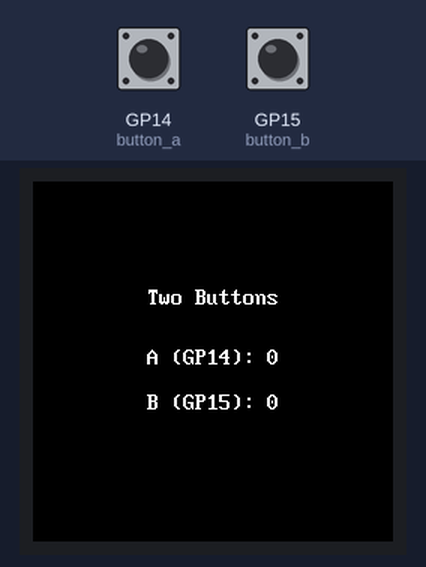
This program was run on a simulated Raspberry Pi Pico running MicroPython. Shown: 240×240 colour display. The inputs (shaded band) are chosen by the test bench; at power-on: GP14 (button_a) HIGH, GP15 (button_b) HIGH. Library files of the repository ran but are not shown: vga1_8x16.py, vga1_bold_16x32.py.

Above: at 1.4 s.
1.5 s: GP14 (button_a) pulled LOW for 0.15 s
3.1 s: GP15 (button_b) pulled LOW for 0.15 s
At 3.9 s:
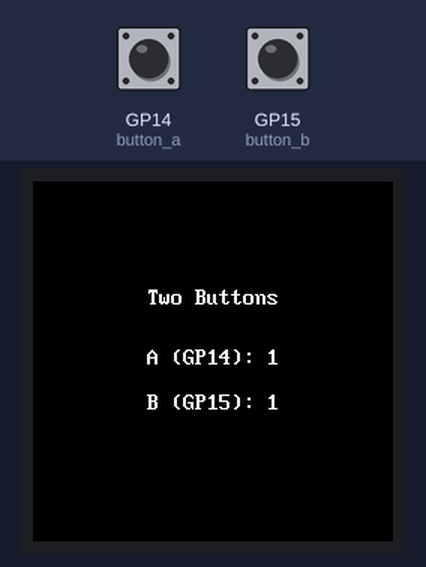
4.7 s: GP14 (button_a) pulled LOW for 1 s
7.2 s: GP15 (button_b) pulled LOW for 1 s
At 7.9 s:
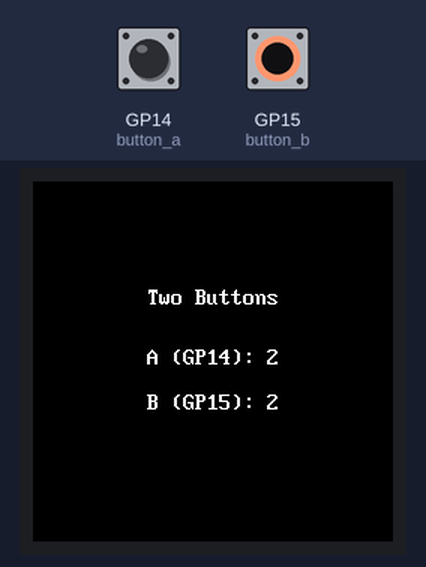
Timing chart, 0 to 10.2 s (numbered marks = the images above; inputs shaded):
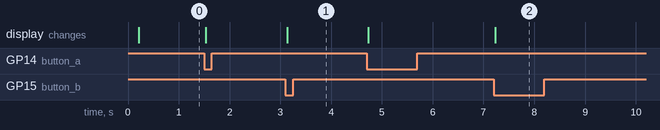

The program:

17-buttons.py
```python
# Lab 17: Reading Two Buttons
# Both buttons on this kit are wired the same way as the single button in
# the Blinking lab: PULL_UP inputs that read 1 when idle and 0 when
# pressed, because the other leg of each button goes to GND. This lab
# reads them independently and shows a running count for each.
#
# Text lines are centered rather than left-aligned at x=4. On a round
# screen a left margin is not a straight line -- how far in the text has
# to start depends on how far down the screen it is.

import config
from utime import sleep

display = config.init_display()
button_a, button_b = config.init_buttons()

WHITE = config.WHITE
BLACK = config.BLACK
FONT = config.SMALL_FONT
FONT_WIDTH = FONT.WIDTH
FONT_HEIGHT = FONT.HEIGHT
HALF_WIDTH = config.WIDTH // 2

TITLE_Y = 70
A_ROW_Y = 110
B_ROW_Y = 140


def centered(string, y):
    x = HALF_WIDTH - (len(string) * FONT_WIDTH) // 2
    # Erase the whole strip first, so a shorter number does not leave a
    # digit from the longer one behind it.
    display.fill_rect(0, y, config.WIDTH, FONT_HEIGHT, BLACK)
    display.text(FONT, string, x, y, WHITE, BLACK)


def pressed(button):
    if button.value() == 1:
        return False
    sleep(0.02)              # debounce: let the contacts settle
    return button.value() == 0


def wait_for_release(button):
    while button.value() == 0:
        sleep(0.01)


def show_counts(a_count, b_count):
    centered("A (GP14): " + str(a_count), A_ROW_Y)
    centered("B (GP15): " + str(b_count), B_ROW_Y)


display.fill(BLACK)
centered("Two Buttons", TITLE_Y)

a_count = 0
b_count = 0
show_counts(a_count, b_count)

while True:
    if pressed(button_a):
        a_count += 1
        show_counts(a_count, b_count)
        wait_for_release(button_a)

    if pressed(button_b):
        b_count += 1
        show_counts(a_count, b_count)
        wait_for_release(button_b)

    sleep(0.01)

# Things to try:
#
# 1. Take the fill_rect() out of centered() and count past 9. The 1 from
#    "10" sits on top of the old digit, because nothing erased it. On a
#    display with no frame buffer, text does not replace -- it overprints.
#
# 2. The driver's text() takes a background color, and it really does
#    paint that background behind each character. Try passing WHITE as
#    the background for one row to see it.
```

config.py
```python
# Hardware configuration for the Smartwatch (GC9A01) kit.
# Every numbered lab in this folder imports this file instead of repeating
# pin numbers, so the whole kit only needs to be described in one place.
#
# The display is a 240x240 round IPS LCD driven by a GC9A01 controller over
# SPI. Three things about it are different from the OLED kit, and every
# other difference in this folder follows from these:
#
#   1. IT IS ROUND. The driver still addresses a 240x240 square of pixels,
#      but the bezel hides the corners. Anything outside the circle is
#      drawn, paid for, and never seen. See SAFE_RADIUS below.
#   2. IT IS COLOR. A pixel is a 16-bit RGB565 number, not a 0 or a 1.
#      WHITE is 0xFFFF and BLACK is 0x0000, which is why this kit's faces
#      still look like the OLED kit's faces.
#   3. THERE IS NO FRAME BUFFER. The SSD1306 driver kept the whole screen
#      in RAM and shipped it to the glass when you called show(). This
#      driver has no RAM to spare for 115,200 bytes, so every drawing call
#      goes straight down the wire. There is no show() in this kit. What
#      you draw appears immediately -- and costs immediately.

from machine import Pin, SPI
import gc9a01
from gc9a01 import color565

WIDTH = 240
HEIGHT = 240

# --------------------------------------------------------------------
# WHICH BOARD?
#
# Set BOARD to match what is on your desk. Everything below this line
# follows from it, and nothing else in the kit needs to change.
#
#   "pico"      Raspberry Pi Pico wired to a bare GC9A01 module.
#               This is the kit's default and the wiring that has been
#               CONFIRMED WORKING on real hardware.
#
#   "waveshare" Waveshare RP2040-LCD-1.28 -- an RP2040 with the round
#               display soldered on. Pin numbers taken from the board's
#               documentation; not yet run here.
#
BOARD = "pico"

if BOARD == "pico":
    # Pico + bare GC9A01 module, on SPI0.
    #
    # These are deliberately the same five pins the OLED kit uses, in the
    # same order down the breadboard rail, so a student who has already
    # built the OLED kit can swap the display and keep their wiring
    # habits. Only the last three change meaning: the OLED's RES/DC/CS on
    # 4/5/6 become the GC9A01's DC/CS/RST.
    #
    #   Module pin   Pico pin
    #   ----------   --------
    #   SCL / CLK    GP2
    #   SDA / MOSI   GP3
    #   DC           GP4
    #   CS           GP5
    #   RST          GP6
    #   VCC          3V3
    #   GND          GND
    #   BL           3V3 (tied on, see BL_PIN below)
    SPI_ID = 0
    SCK_PIN = 2
    MOSI_PIN = 3
    DC_PIN = 4
    CS_PIN = 5
    RES_PIN = 6

    # Most bare GC9A01 modules have their backlight permanently on -- the
    # BL pad is tied to 3V3 on the board, or you wired it there yourself.
    # Nothing in software can dim it, so BL_PIN is None and
    # set_backlight() below quietly does nothing.
    #
    # Want software control? Move the module's BL wire off 3V3 and onto a
    # free GPIO, then set BL_PIN to that pin number.
    BL_PIN = None

    # GP25 is the onboard LED on a Raspberry Pi Pico. Lab 00 blinks it.
    LED_PIN = 25

else:
    # Waveshare RP2040-LCD-1.28. The display is soldered to the board, so
    # these are fixed. Note GP10/GP11 are SPI1, not SPI0.
    SPI_ID = 1
    SCK_PIN = 10           # LCD_CLK
    MOSI_PIN = 11          # LCD_DIN
    DC_PIN = 8             # LCD_DC
    CS_PIN = 9             # LCD_CS
    RES_PIN = 12           # LCD_RST

    # On this board GP25 is the BACKLIGHT, not an LED. Any Pico code that
    # toggles GP25 "to blink the onboard LED" will strobe your screen.
    BL_PIN = 25

    # ...and there is no user LED at all.
    LED_PIN = None

# 60 MHz is confirmed working on the "pico" wiring above, including over
# ordinary M-F Dupont jumpers. If you see speckled pixels or torn frames
# -- usually from long, loose, or bundled wires -- step down to
# 20_000_000 and work back up.
BAUDRATE = 60_000_000

# Two momentary push buttons on free GPIO. Each button's other leg goes to
# GND, and PULL_UP holds the pin at 1 until a press pulls it to 0.
#
# GP14 and GP15 are the kit standard across every kit in this repo -- the
# OLED kit, this one, and the sw-gc9b72 kit all use the same two pins, so a
# student who has built one keeps their wiring habits when they swap
# displays. Both are free on either board above.
#
# If you are running on a Cytron Maker Pi RP2040, whose onboard buttons are
# on GP20 and GP21, use config-cytron-rp2040.py instead of editing these.
BUTTON_A_PIN = 14
BUTTON_B_PIN = 15

# RGB565: five bits of red, six of green, five of blue, packed into 16
# bits. The kit draws white on black, but the others are here so you can
# experiment -- and so you can see that BLACK really is just "no light".
#
# color565(red, green, blue) builds any other color from three 0-255
# values, and it is re-exported above so labs can use config.color565().
BLACK = 0x0000
WHITE = 0xFFFF
RED = 0xF800
GREEN = 0x07E0
BLUE = 0x001F
YELLOW = 0xFFE0
CYAN = 0x07FF
MAGENTA = 0xF81F

NO_FILL = 0
FILL = 1

# The geometry of a round screen. The driver addresses a 240x240 square,
# but only the circle inscribed in it is visible.
CENTER_X = WIDTH // 2      # 120
CENTER_Y = HEIGHT // 2     # 120
RADIUS = WIDTH // 2        # 120 -- the physical edge of the glass

# Keep drawing inside this radius. The last few pixels at the rim sit
# under the bezel or curve away from you, so a pixel at radius 119 is
# technically lit and practically invisible.
SAFE_RADIUS = 112

# Fonts live in lib/ alongside the driver. Unlike framebuf, this driver
# has no built-in font -- text() takes a font MODULE as its first
# argument, so you have to pick one and import it.
import vga1_8x16 as SMALL_FONT      # 8 x 16 -- 30 characters across
import vga1_bold_16x32 as BIG_FONT  # 16 x 32 -- 15 characters across

_backlight = None


def init_display():
    """Start the SPI bus and the GC9A01. Returns the display object.

    The backlight pin is only handed to the driver when the board has one
    under software control. Passing it matters on those boards: the
    driver turns it on at the end of initialization, and a GC9A01 with
    its backlight low draws everything correctly and shows you a black
    circle."""
    global _backlight

    spi = SPI(SPI_ID, baudrate=BAUDRATE,
              sck=Pin(SCK_PIN), mosi=Pin(MOSI_PIN))

    if BL_PIN is None:
        _backlight = None
    else:
        _backlight = Pin(BL_PIN, Pin.OUT)

    return gc9a01.GC9A01(
        spi,
        dc=Pin(DC_PIN, Pin.OUT),
        cs=Pin(CS_PIN, Pin.OUT),
        reset=Pin(RES_PIN, Pin.OUT),
        backlight=_backlight,
        rotation=0)


def set_backlight(on):
    """Turn the backlight on or off, where the board allows it.

    Returns True if it actually did something. On a module whose BL pad is
    tied to 3V3 there is no pin to toggle, so this is a no-op -- which is
    worth knowing before you spend an afternoon wondering why your
    brightness control does nothing."""
    if _backlight is None:
        return False
    _backlight.value(1 if on else 0)
    return True


def init_buttons():
    button_a = Pin(BUTTON_A_PIN, Pin.IN, Pin.PULL_UP)
    button_b = Pin(BUTTON_B_PIN, Pin.IN, Pin.PULL_UP)
    return button_a, button_b


def inside_circle(x, y, margin=0):
    """True if (x, y) is somewhere you will actually be able to see it.

    Use this when you are placing something near the rim and are not sure
    whether the bezel will eat it."""
    dx = x - CENTER_X
    dy = y - CENTER_Y
    limit = SAFE_RADIUS - margin
    return dx * dx + dy * dy <= limit * limit
```

Measured:
- after the input at 3.1 s, the display: changes at once (image 1)
- after the input at 7.2 s, the display: changes at once (image 2)
